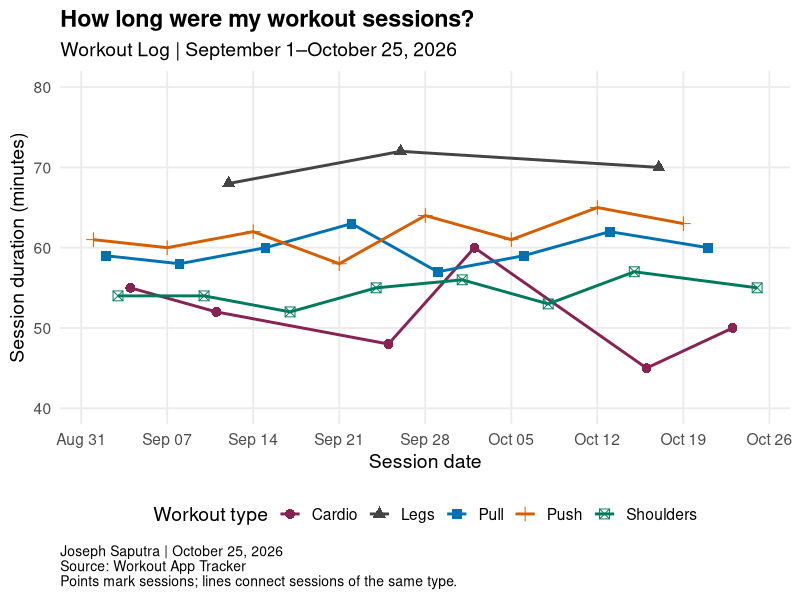

Write R code to recreate this figure.
## ---- chunk 1
#| fig-width: 11
#| fig-height: 6
#| fig-alt: "A line graph shows simulated workout session durations from September 1 to October 25, 2026. Five colored lines represent push, pull, shoulders, legs, and cardio. Points mark individual sessions. Leg sessions last longest, while cardio duration varies most."

library(tidyverse)

# Load the detailed dataset
workout_details <- read_csv("workout_details.csv")

workout_details$date <- as.Date(workout_details$date)

# Put tennis in the Cardio category
workout_details$workout[
  workout_details$exercise == "Tennis"
] <- "Cardio"

# Keep one row per session
workouts <- workout_details %>%
  distinct(date, workout, session_duration_min)

# Create one graph with five lines
line_plot <- ggplot(
  workouts,
  aes(
    x = date,
    y = session_duration_min,
    color = workout,
    group = workout
  )
) +
  geom_line(linewidth = 1) +
  geom_point(
    aes(shape = workout),
    size = 3
  ) +
  scale_color_manual(
    values = c(
      "Push" = "#D55E00",
      "Pull" = "#0072B2",
      "Shoulders" = "#007A5E",
      "Legs" = "#444444",
      "Cardio" = "#882255"
    )
  ) +
  scale_x_date(
    date_breaks = "1 week",
    date_labels = "%b %d"
  ) +
  scale_y_continuous(
    limits = c(40, 80),
    breaks = seq(40, 80, 10)
  ) +
  labs(
    title = "How long were my workout sessions?",
    subtitle = "Workout Log | September 1–October 25, 2026",
    x = "Session date",
    y = "Session duration (minutes)",
    color = "Workout type",
    shape = "Workout type",
    caption = paste(
      "Joseph Saputra | October 25, 2026",
      "Source: Workout App Tracker",
      "Points mark sessions; lines connect sessions of the same type.",
      sep = "\n"
    )
  ) +
  theme_minimal(base_size = 14) +
  theme(
    legend.position = "bottom",
    panel.grid.minor = element_blank(),
    plot.title = element_text(face = "bold"),
    plot.caption = element_text(hjust = 0, size = 10)
  )

line_plot
